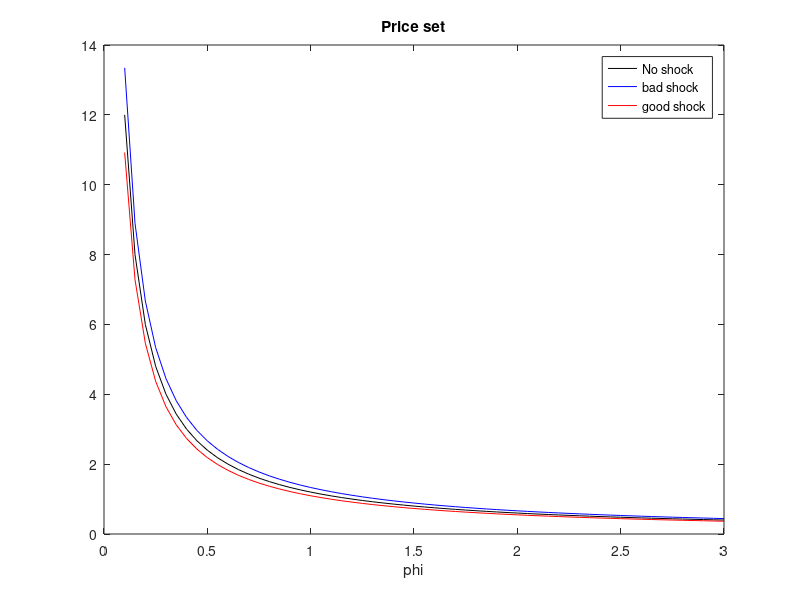
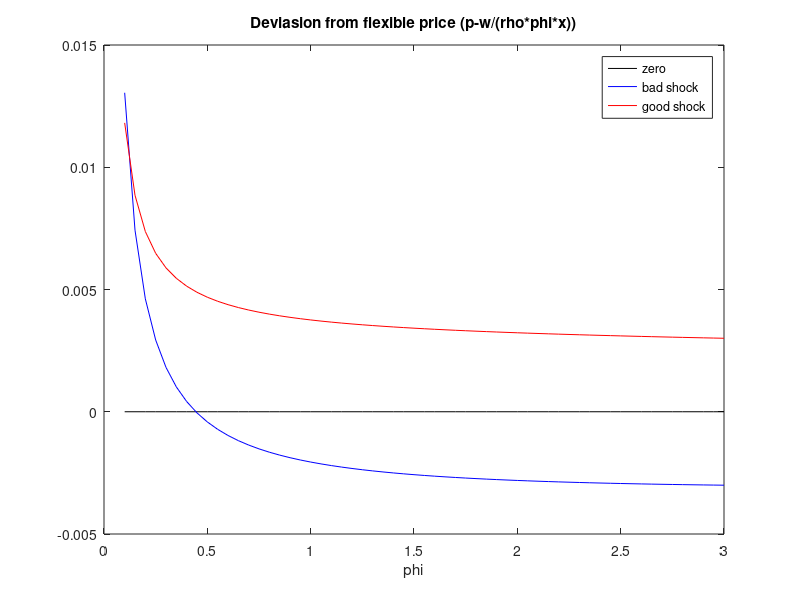
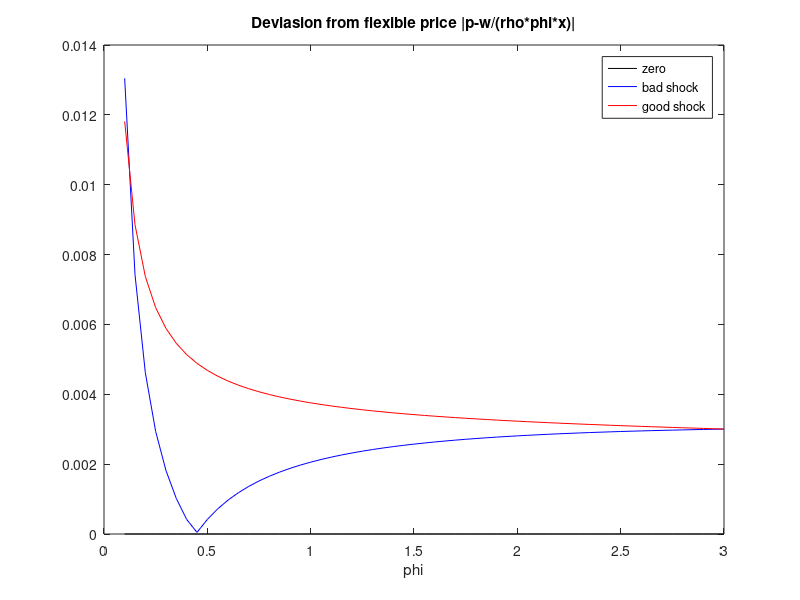
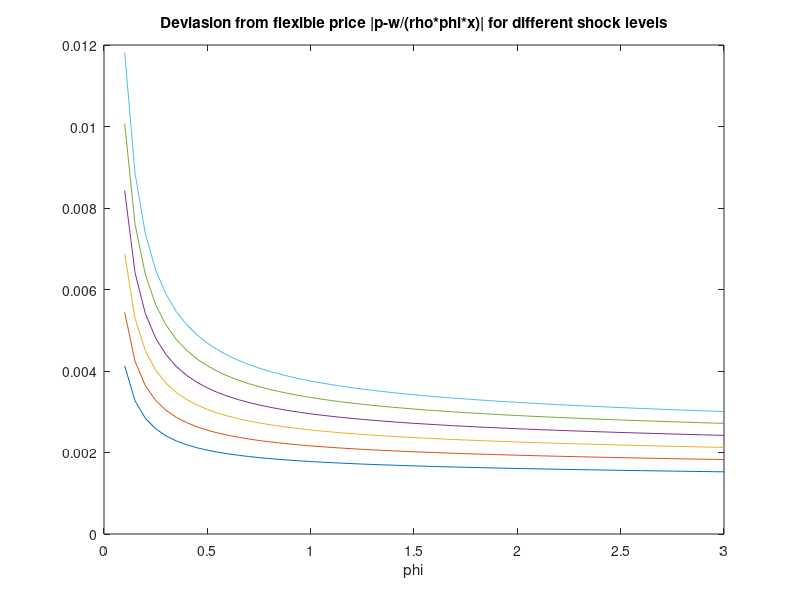

Recreate these plots in MATLAB, in order.
clear all
close all


print_price = 'yes'; % 'yes/no' If you want to plto the figure regarding price

%% Grid
phi=[0.1:0.05:3];
x=[0.9:0.01:1.1];
% 
% phi=;
% x=1.01;
nphi=length(phi);
nx=length(x);
nobs=nx*nphi;

xx=x(repmat(1:length(x),1,length(phi)));

ind=1:nphi;
ind=ind(ones(1,nx),:);
phiphi= phi(:,ind);






%% Parameters

sig=6;
rho=(sig-1)/sig;
w=1;
xi=0.1;
f=2;

%% Defined the function

ptar=w./(rho.*phiphi); %target price
phix=phiphi.*xx; %product of phi and x

%etaprim = @(p) xi*sig*(2/sig * (1./ptar-1./p)-(p./ptar-1).^2).*p.^(-1-sig);            %Quadratique cost * quantity produce
%etaprim = @(p) xi.*(phix).*sig.*(2/sig * (1./ptar-1./p)-(p./ptar-1).^2).*p.^(-1-sig); %Quadratique cost * quantity produce *pdty
etaprim = @(p) xi./(phix).*sig.*(2/sig * (1./ptar-1./p)-(p./ptar-1).^2).*p.^(-1-sig); %Quadratique cost * quantity produce /pdty


%FOC
fun = @(p) 1/rho * w ./ phix - etaprim(p)/(sig-1).* p.^(1+sig)-p; %price rule

%% Solver Parameters
pinit=1/rho * w ./ phix;%ones(1,nobs)+5
options=optimset('Display','Iter');

p=fsolve(fun,pinit,options);
devia = (p - 1/rho * w ./ phix);

p_vec=reshape(p,nx,nphi);
devia=reshape(devia,nx,nphi);

switch print_price
    case 'yes'
figure(1);
plot(phi,p_vec(11,:),'k')
hold on;
plot(phi,p_vec(1,:),'b')
plot(phi,p_vec(21,:),'r')
legend('No shock','bad shock','good shock')
xlabel('phi')
title('Price set')

figure(2);
plot(phi,devia(11,:),'k')
hold on;
plot(phi,devia(1,:),'b')
plot(phi,devia(21,:),'r')
legend('zero','bad shock','good shock')
xlabel('phi')
title('Deviasion from flexible price (p-w/(rho*phi*x))')

figure(3);
plot(phi,abs(devia(11,:)),'k')
hold on;
plot(phi,abs(devia(1,:)),'b')
plot(phi,abs(devia(21,:)),'r')
legend('zero','bad shock','good shock')
xlabel('phi')
title('Deviasion from flexible price |p-w/(rho*phi*x)|')

figure(4)
plot(phi,abs(devia(16:21,:)))
xlabel('phi')
title('Deviasion from flexible price |p-w/(rho*phi*x)| for different shock levels')

    case 'no'
end;

%% Quantity

Q=1;
P=2;

q = Q .* (p./P).^(-sig);
r= p.*q;

%% Profit

eta = @(p) xi./phix .* q .* (p./ptar - 1).^2;

pro= r - w .*(f + q./phix)-eta(p);

pro_vec=reshape(pro,nx,nphi);

figure(5);
plot(phi,pro_vec(11,:),'k')
hold on;
plot(phi,pro_vec(1,:),'b')
plot(phi,pro_vec(21,:),'r')
legend('zero shock','bad shock','good shock')
plot(phi,0.*phi,'k--')
xlabel('phi')
xlim([0, 1])
title('Profit')
